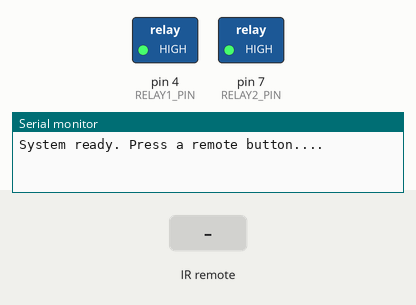
A sketch run on a simulated Arduino Uno, built with avr-gcc and run on an emulated ATmega328P. On the bench: switched loads named in the sketch (green lamp = pin HIGH), the last lines printed to the serial monitor. Inputs (shaded band) come from the test bench.

Above: at 1.2 s.
1.3 s: infrared code 0xF30CFF00 received
At 2.2 s:
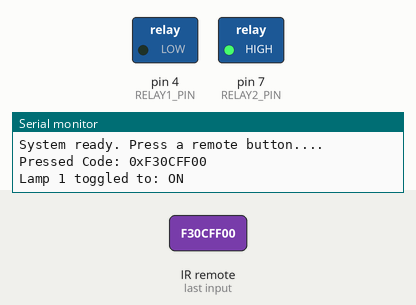
2.8 s: infrared code 0xE718FF00 received
At 3.4 s:
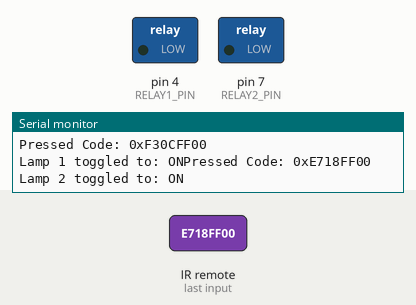
4.3 s: infrared code 0xF30CFF00 received
At 5.7 s:
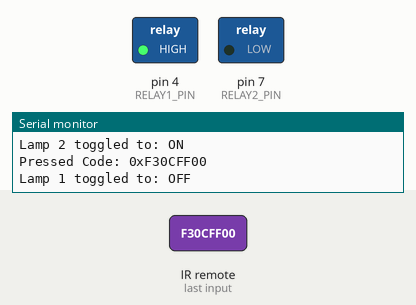
Timing chart, 0 to 7.3 s (numbered marks = the images above; inputs shaded):
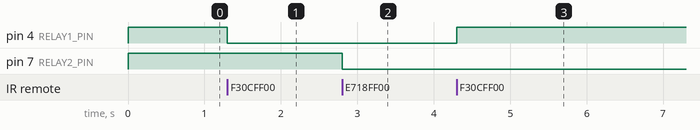

The sketch:

remote_control_lights.ino
```cpp
// Project : An Arduino Based Infrared Remote control lighting system, with integrated AC switching.
// By ElectroTech Media


/*
You would need to unstall the IR remote library first, the steps below will guide you
1) Open the Arduino IDE.
2) Navigate to Tools > Manage Libraries.
3) In the search bar, type "IRremote".
4) Look for the library named IRremote (by shirriff,z3t0,ArminJo).
5) And click install.
*/
// Include the IRremote library to handle infrared signals
#include <IRremote.h>

//Define pins
const int IR_RECEIVER_PIN = 11; // Digital pin connected to the IR receiver output
const int RELAY1_PIN = 4;       // Digital pin connected to Relay channel 1
const int RELAY2_PIN = 7;       // Digital pin connected to Relay channel 2

// Replace these hexadecimal codes with the actual codes from your spicific IR remote
// (You can find your remote codes by running  a simple IR receiver test sketch)
#define BUTTON_1 0xF30CFF00     // Remote button to control lamp 1
#define BUTTON_2 0xE718FF00     // Remote button to control lamp 2

// Variables to keep track of the current state of each lamp(false = OFF, true = ON)
bool lamp1State = false;
bool lamp2State = false;

void setup() {
  // Start the serial monitor for debugging/getting remote codes
  Serial.begin(9600);

  //Initialize the IR receiver
  IrReceiver.begin(IR_RECEIVER_PIN, ENABLE_LED_FEEDBACK);

  // Set relay pins as digital outputs
  pinMode(RELAY1_PIN, OUTPUT);
  pinMode(RELAY2_PIN, OUTPUT);

  //Ensure both lamps start in the OFF state ( relays are often active LOW
  //meaning LOW turns the relay ON and HIGH turns the relay OFF depending on the module)
  digitalWrite(RELAY1_PIN, HIGH);
  digitalWrite(RELAY2_PIN, HIGH);

  Serial.println("System ready. Press a remote button....");

}

void loop() {
  // Check if an IR signal has  been received
  if (IrReceiver.decode()){

    // Get the full 32-bit raw data code from the remote
    uint32_t receivedCode = IrReceiver.decodedIRData.decodedRawData;

    // print the received code to the serial monitor
    Serial.print("Pressed Code: 0x");
    Serial.println(receivedCode, HEX);

    // Check which button was pressed
    switch (receivedCode) {

      case BUTTON_1:
       lamp1State = !lamp1State; // Toggle the state (ON to OFF, OFF to ON)
       // If your relay is Active LOW, true sets it LOW(ON), false  sets it HIGH(OFF)
       digitalWrite(RELAY1_PIN, lamp1State ? LOW : HIGH);
       Serial.print("Lamp 1 toggled to: ");
       Serial.print(lamp1State ? "ON" : "OFF");
       break;

      case BUTTON_2:
       lamp2State = !lamp2State; // Toggle the state
       digitalWrite(RELAY2_PIN, lamp2State ? LOW : HIGH);
       Serial.print("Lamp 2 toggled to: ");
       Serial.println(lamp2State ? "ON" : "OFF");
       break;


    }

    // Receive the next value
    IrReceiver.resume();
  }

}
```

Measured:
- after the input at 1.3 s, pin 4 (RELAY1_PIN): HIGH → LOW at once
- after the input at 2.8 s, pin 7 (RELAY2_PIN): HIGH → LOW at once
- after the input at 4.3 s, pin 4 (RELAY1_PIN): LOW → HIGH at once
